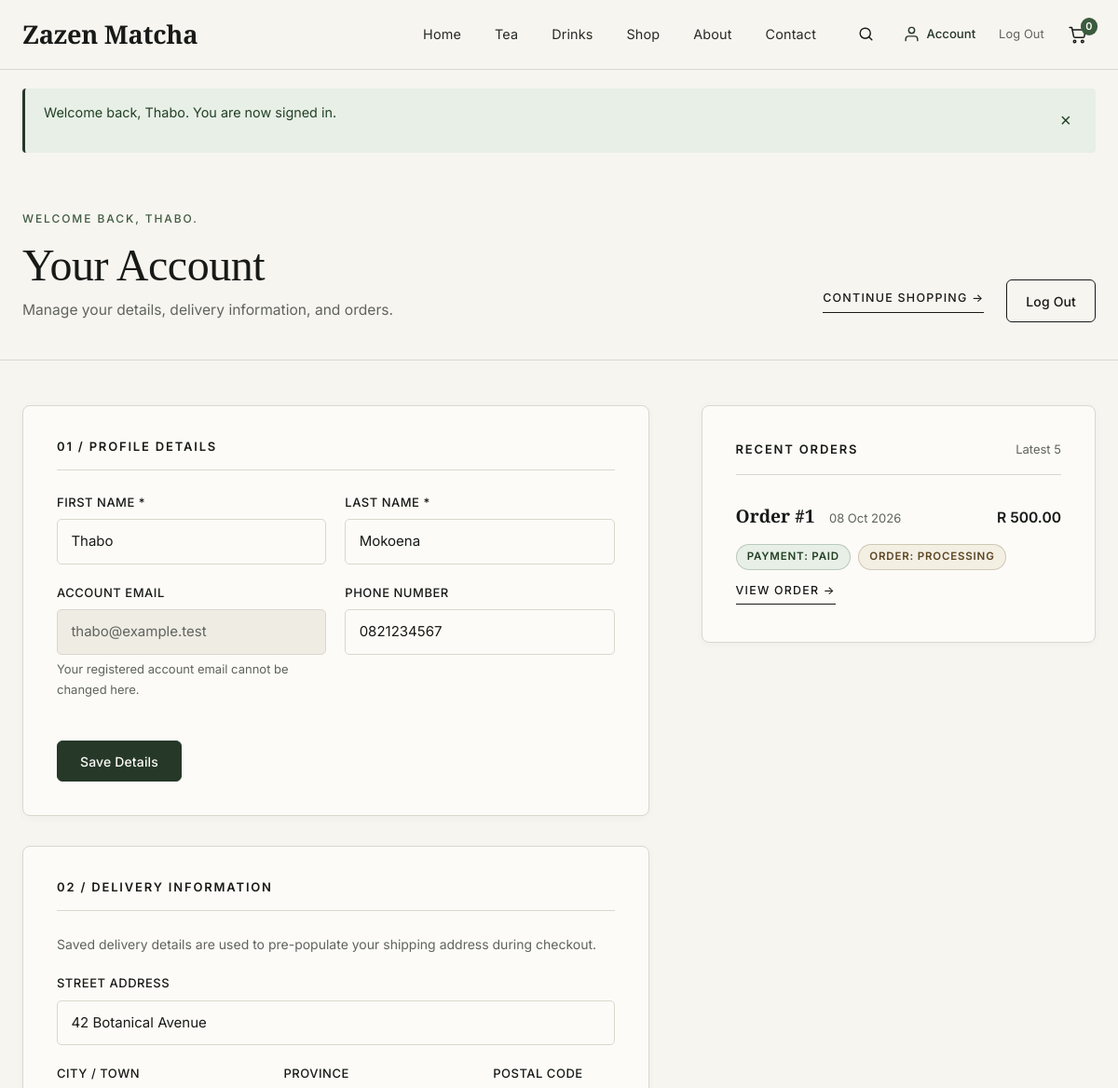
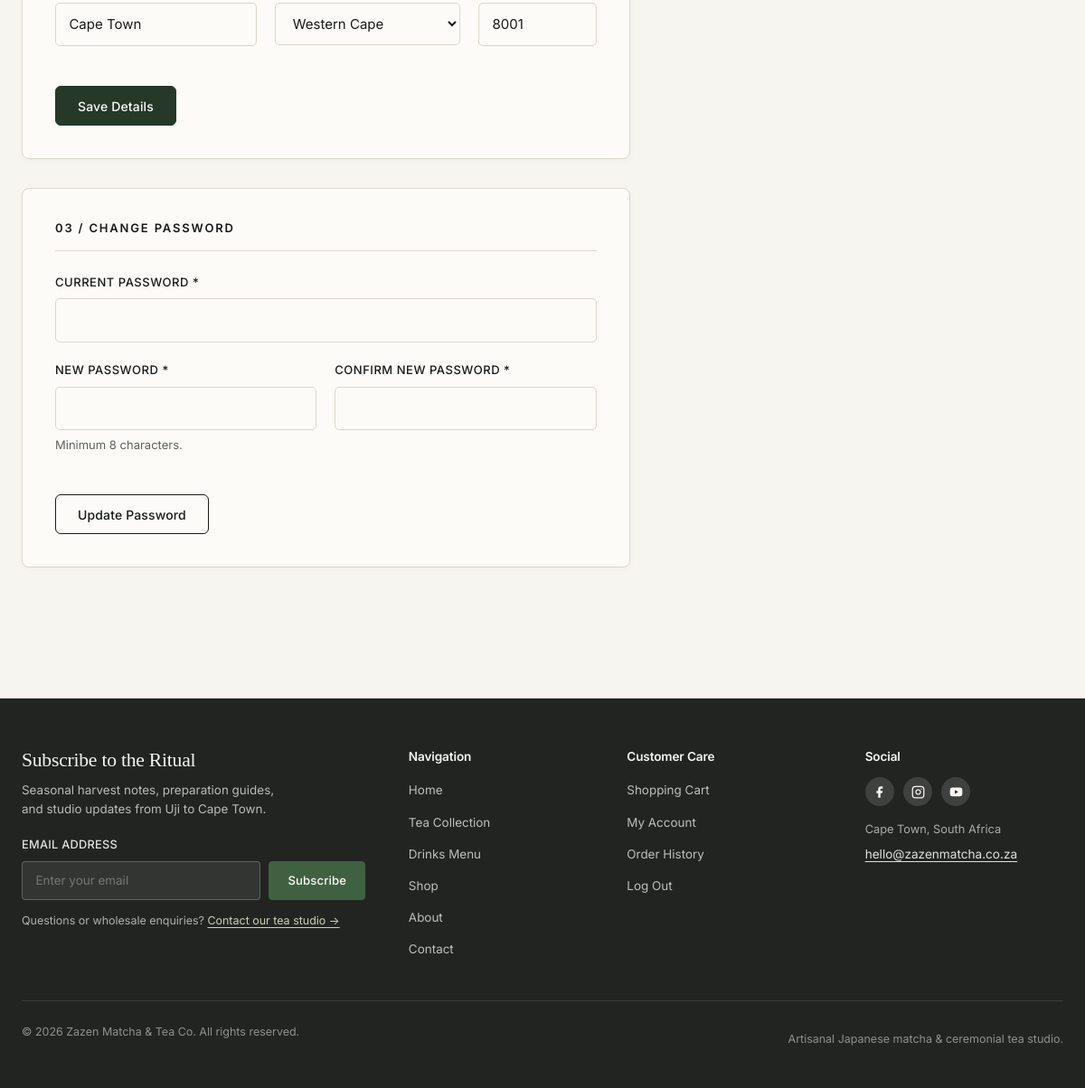
/customer/account.php (signed in), run on the app's committed database (2 pictures, top to bottom).
### tables this page shows
CREATE TABLE `customers` (
    `customer_id` INT UNSIGNED NOT NULL AUTO_INCREMENT,
    `first_name` VARCHAR(100) NOT NULL,
    `last_name` VARCHAR(100) NOT NULL,
    `email` VARCHAR(150) NOT NULL,
    `phone` VARCHAR(30) DEFAULT NULL,
    `password` VARCHAR(255) NOT NULL COMMENT 'Bcrypt hash generated via PHP password_hash()',
    `address` VARCHAR(255) DEFAULT NULL,
    `city` VARCHAR(100) DEFAULT NULL,
    `province` VARCHAR(100) DEFAULT NULL,
    `postal_code` VARCHAR(20) DEFAULT NULL,
    `created_at` TIMESTAMP NOT NULL DEFAULT CURRENT_TIMESTAMP,
    `updated_at` TIMESTAMP NOT NULL DEFAULT CURRENT_TIMESTAMP ON UPDATE CURRENT_TIMESTAMP,
    PRIMARY KEY (`customer_id`),
    UNIQUE KEY `uq_customers_email` (`email`)
);

CREATE TABLE `orders` (
    `order_id` INT UNSIGNED NOT NULL AUTO_INCREMENT,
    `customer_id` INT UNSIGNED NOT NULL,
    `order_date` DATETIME NOT NULL DEFAULT CURRENT_TIMESTAMP,
    `shipping_address` VARCHAR(255) NOT NULL,
    `city` VARCHAR(100) NOT NULL,
    `province` VARCHAR(100) NOT NULL,
    `postal_code` VARCHAR(20) NOT NULL,
    `subtotal` DECIMAL(10, 2) NOT NULL,
    `shipping_cost` DECIMAL(10, 2) NOT NULL DEFAULT 0.00,
    `total` DECIMAL(10, 2) NOT NULL,
    `payment_method` VARCHAR(50) NOT NULL,
    `payment_status` ENUM('pending', 'paid', 'failed') NOT NULL DEFAULT 'pending',
    `order_status` ENUM('pending', 'processing', 'shipped', 'delivered', 'cancelled') NOT NULL DEFAULT 'pending',
    `created_at` TIMESTAMP NOT NULL DEFAULT CURRENT_TIMESTAMP,
    `updated_at` TIMESTAMP NOT NULL DEFAULT CURRENT_TIMESTAMP ON UPDATE CURRENT_TIMESTAMP,
    PRIMARY KEY (`order_id`),
    KEY `idx_orders_customer` (`customer_id`),
    KEY `idx_orders_status` (`order_status`),
    KEY `idx_orders_date` (`order_date`),
    CONSTRAINT `fk_orders_customer`
        FOREIGN KEY (`customer_id`)
        REFERENCES `customers` (`customer_id`)
        ON DELETE RESTRICT
        ON UPDATE CASCADE
);

### customer/account.php (the view, shortened to what the rows shown need)
<?php
require_once dirname(__DIR__) . '/includes/db.php';
require_once dirname(__DIR__) . '/includes/functions.php';
require_once dirname(__DIR__) . '/includes/customer-auth.php';
$customerId = get_logged_in_customer_id();
$accountUrl = site_url('customer/account.php');
$paymentStatusLabels = [
    'pending' => 'Pending',
    'paid'    => 'Paid',
    'failed'  => 'Failed',
];
$orderStatusLabels = [
    'pending'    => 'Pending',
    'processing' => 'Processing',
    'shipped'    => 'Shipped',
    'delivered'  => 'Delivered',
    'cancelled'  => 'Cancelled',
];
try {
    $customerSql = "
        SELECT
            customer_id,
            first_name,
            last_name,
            email,
            phone,
            address,
            city,
            province,
            postal_code
        FROM customers
        WHERE customer_id = :customer_id
        LIMIT 1
    ";
    $customer = db_fetch_one($pdo, $customerSql, [
        'customer_id' => $customerId,
    ]);
} catch (Throwable $exception) {
    error_log('Customer Account Load Error: ' . $exception->getMessage());
    $customer = null;
}
$profileForm = [
    'first_name'  => (string) ($customer['first_name'] ?? ''),
    'last_name'   => (string) ($customer['last_name'] ?? ''),
    'phone'       => (string) ($customer['phone'] ?? ''),
    'address'     => (string) ($customer['address'] ?? ''),
    'city'        => (string) ($customer['city'] ?? ''),
    'province'    => (string) ($customer['province'] ?? ''),
    'postal_code' => (string) ($customer['postal_code'] ?? ''),
];
$profileErrors  = [];
$recentOrders   = [];
$orderLoadError = null;
try {
    $ordersSql = "
        SELECT
            order_id,
            order_date,
            total,
            payment_method,
            payment_status,
            order_status
        FROM orders
        WHERE customer_id = :customer_id
        ORDER BY order_date DESC, order_id DESC
        LIMIT 5
    ";
    $recentOrders = db_fetch_all($pdo, $ordersSql, [
        'customer_id' => $customerId,
    ]);
} catch (Throwable $exception) {
    error_log('Customer Order History Load Error: ' . $exception->getMessage());
    $orderLoadError = 'We could not load your recent orders at this moment.';
}
require_once dirname(__DIR__) . '/includes/header.php';
?>
<section class="checkout-hero account-hero" aria-labelledby="account-heading">
    <div class="container">
        <div class="checkout-hero-inner">
            <div>
                <span class="eyebrow">Welcome back, <?php echo e($customer['first_name']); ?>.</span>
                <h1 id="account-heading" class="checkout-title">Your Account</h1>
                <p class="checkout-subtitle">
                    Manage your details, delivery information, and orders.
                </p>
            </div>
        </div>
    </div>
</section>
<section class="section account-section" aria-label="Customer account management">
    <div class="container">
        <div class="account-layout">
            <div class="account-main-column">
                <form action="<?php echo e($accountUrl); ?>" method="post" class="account-form-stack" novalidate>
                    <div class="checkout-card account-card">
                        <h2 class="checkout-section-heading">01 / Profile Details</h2>
                        <div class="checkout-field-grid">
                            <div class="form-group">
                                <label for="first_name" class="form-label">First Name *</label>
                                <input
                                    type="text"
                                    id="first_name"
                                    name="first_name"
                                    maxlength="100"
                                    value="<?php echo e($profileForm['first_name']); ?>"
                                    required
                                    autocomplete="given-name"
                                    <?php echo isset($profileErrors['first_name']) ? 'aria-invalid="true" aria-describedby="error-first-name"' : ''; ?>
                                >
                            </div>
                            <div class="form-group">
                                <label for="last_name" class="form-label">Last Name *</label>
                                <input
                                    type="text"
                                    id="last_name"
                                    name="last_name"
                                    maxlength="100"
                                    value="<?php echo e($profileForm['last_name']); ?>"
                                    required
                                    autocomplete="family-name"
                                    <?php echo isset($profileErrors['last_name']) ? 'aria-invalid="true" aria-describedby="error-last-name"' : ''; ?>
                                >
                            </div>
                        </div>
                        <div class="checkout-field-grid">
                            <div class="form-group">
                                <span class="form-label">Account Email</span>
                                <div class="account-readonly-field" aria-label="Account email address (read-only)">
                                    <?php echo e($customer['email']); ?>
                                </div>
                                <span class="form-hint">Your registered account email cannot be changed here.</span>
                            </div>
                            <div class="form-group">
                                <label for="phone" class="form-label">Phone Number</label>
                                <input
                                    type="tel"
                                    id="phone"
                                    name="phone"
                                    maxlength="30"
                                    placeholder="e.g. 082 123 4567"
                                    value="<?php echo e($profileForm['phone']); ?>"
                                    autocomplete="tel"
                                    <?php echo isset($profileErrors['phone']) ? 'aria-invalid="true" aria-describedby="error-phone"' : ''; ?>
                                >
                            </div>
                        </div>
                    </div>
                    <div class="checkout-card account-card">
                        <h2 class="checkout-section-heading">02 / Delivery Information</h2>
                        <div class="form-group">
                            <label for="address" class="form-label">Street Address</label>
                            <input
                                type="text"
                                id="address"
                                name="address"
                                maxlength="255"
                                placeholder="Street number, street name, apartment or studio"
                                value="<?php echo e($profileForm['address']); ?>"
                                autocomplete="street-address"
                                <?php echo isset($profileErrors['address']) ? 'aria-invalid="true" aria-describedby="error-address"' : ''; ?>
                            >
                        </div>
                        <div class="checkout-field-grid checkout-address-grid">
                            <div class="form-group">
                                <label for="city" class="form-label">City / Town</label>
                                <input
                                    type="text"
                                    id="city"
                                    name="city"
                                    maxlength="100"
                                    value="<?php echo e($profileForm['city']); ?>"
                                    autocomplete="address-level2"
                                    <?php echo isset($profileErrors['city']) ? 'aria-invalid="true" aria-describedby="error-city"' : ''; ?>
                                >
                            </div>
                            <div class="form-group">
                                <label for="postal_code" class="form-label">Postal Code</label>
                                <input
                                    type="text"
                                    id="postal_code"
                                    name="postal_code"
                                    maxlength="20"
                                    placeholder="e.g. 8001"
                                    value="<?php echo e($profileForm['postal_code']); ?>"
                                    autocomplete="postal-code"
                                    <?php echo isset($profileErrors['postal_code']) ? 'aria-invalid="true" aria-describedby="error-postal-code"' : ''; ?>
                                >
                            </div>
                        </div>
                    </div>
                </form>
                <div class="checkout-card account-card">
                    <h2 class="checkout-section-heading">03 / Change Password</h2>
                </div>
            </div>
            <aside class="account-orders-column" aria-labelledby="account-orders-heading">
                <div class="checkout-card account-orders-card">
                    <div class="confirmation-card-header">
                        <h2 id="account-orders-heading" class="checkout-section-heading">Recent Orders</h2>
                    </div>
                    <?php if ($orderLoadError !== null): ?>
                        <div class="cart-warnings" role="alert">
                            <p><?php echo e($orderLoadError); ?></p>
                        </div>
                    <?php else: ?>
                        <ul class="account-order-list" aria-label="Your recent orders">
                            <?php foreach ($recentOrders as $ord): ?>
                                <?php
                                $ordId       = (int) $ord['order_id'];
                                $rawOrdDate  = (string) ($ord['order_date'] ?? '');
                                $ordTime     = $rawOrdDate !== '' ? strtotime($rawOrdDate) : false;
                                $ordDateText = $ordTime !== false ? date('d M Y', $ordTime) : $rawOrdDate;
                                $payKey   = strtolower(trim((string) ($ord['payment_status'] ?? 'pending')));
                                $payLabel = $paymentStatusLabels[$payKey] ?? ucfirst($payKey);
                                $statusKey   = strtolower(trim((string) ($ord['order_status'] ?? 'pending')));
                                $statusLabel = $orderStatusLabels[$statusKey] ?? ucfirst($statusKey);
                                $confirmUrl = site_url('customer/order-confirmation.php?id=' . $ordId);
                                ?>
                                <li class="account-order-item">
                                    <div class="account-order-top">
                                        <div>
                                            <a href="<?php echo e($confirmUrl); ?>" class="account-order-number">
                                                Order #<?php echo $ordId; ?>
                                            </a>
                                            <span class="account-order-date"><?php echo e($ordDateText); ?></span>
                                        </div>
                                        <strong class="account-order-total">
                                            <?php echo e(format_price($ord['total'])); ?>
                                        </strong>
                                    </div>
                                    <div class="account-order-bottom">
                                        <div class="account-order-badges">
                                            <span class="status-pill status-pill-<?php echo e($payKey); ?>" title="Payment Status">
                                                Payment: <?php echo e($payLabel); ?>
                                            </span>
                                            <span class="status-pill status-pill-<?php echo e($statusKey); ?>" title="Order Status">
                                                Order: <?php echo e($statusLabel); ?>
                                            </span>
                                        </div>
                                        <a href="<?php echo e($confirmUrl); ?>" class="editorial-link account-order-link">
                                            View Order &rarr;
                                        </a>
                                    </div>
                                </li>
                            <?php endforeach; ?>
                        </ul>
                    <?php endif; ?>
                </div>
            </aside>
        </div>
    </div>
</section>
<?php require_once dirname(__DIR__) . '/includes/footer.php'; ?>

### data on the page
customers: first_name "THABO", first_name "Thabo", last_name "Mokoena", email "thabo@example.test", phone "0821234567", address "42 Botanical Avenue", city "Cape Town", postal_code "8001"
orders: order_id "1", order_date "08 Oct 2026", total "R 500.00", payment_status "PAID", order_status "PROCESSING"

### other printed values
$cartItemCount "0"
$flashMessage['message'] "Welcome back, Thabo. You are now signed in."
form field province "Western Cape"
